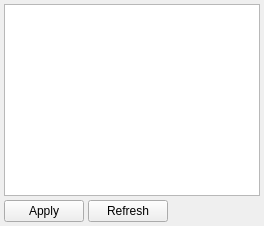
  <widget class="QDockWidget" name="dockFcdCode">
   <property name="minimumSize">
    <size>
     <width>200</width>
     <height>150</height>
    </size>
   </property>
   <property name="windowTitle">
    <string>FCD code</string>
   </property>
   <attribute name="dockWidgetArea">
    <number>2</number>
   </attribute>
   <widget class="QWidget" name="dockFcdCodeContents">
    <layout class="QVBoxLayout" name="verticalLayoutFcdCode">
     <property name="spacing">
      <number>4</number>
     </property>
     <property name="leftMargin">
      <number>4</number>
     </property>
     <property name="topMargin">
      <number>4</number>
     </property>
     <property name="rightMargin">
      <number>4</number>
     </property>
     <property name="bottomMargin">
      <number>4</number>
     </property>
     <item>
      <widget class="QPlainTextEdit" name="txtFcdCode">
       <property name="font">
        <font>
         <family>Consolas</family>
        </font>
       </property>
       <property name="lineWrapMode">
        <enum>QPlainTextEdit::NoWrap</enum>
       </property>
      </widget>
     </item>
     <item>
      <layout class="QHBoxLayout" name="horizontalLayoutFcdCode">
       <item>
        <widget class="QPushButton" name="btnApplyFcdCode">
         <property name="toolTip">
          <string>Re-parse the text above and replace the whole drawing with it, as one undo step</string>
         </property>
         <property name="text">
          <string>Apply</string>
         </property>
        </widget>
       </item>
       <item>
        <widget class="QPushButton" name="btnRefreshFcdCode">
         <property name="toolTip">
          <string>Discard the text above and regenerate it from the current drawing</string>
         </property>
         <property name="text">
          <string>Refresh</string>
         </property>
        </widget>
       </item>
       <item>
        <spacer name="horizontalSpacerFcdCode">
         <property name="orientation">
          <enum>Qt::Horizontal</enum>
         </property>
         <property name="sizeHint" stdset="0">
          <size>
           <width>40</width>
           <height>20</height>
          </size>
         </property>
        </spacer>
       </item>
      </layout>
     </item>
    </layout>
   </widget>
  </widget>
